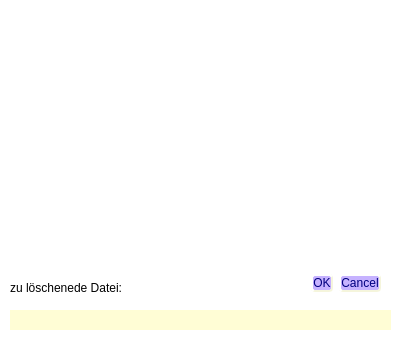
<?xml version="1.0" encoding="UTF-8"?>
<ui version="4.0">
 <class>Dialog</class>
 <widget class="QDialog" name="Dialog">
  <property name="windowModality">
   <enum>Qt::WindowModal</enum>
  </property>
  <property name="geometry">
   <rect>
    <x>0</x>
    <y>0</y>
    <width>400</width>
    <height>344</height>
   </rect>
  </property>
  <property name="windowTitle">
   <string>Soll die Datei wirklich gelöscht werden ?</string>
  </property>
  <property name="layoutDirection">
   <enum>Qt::LeftToRight</enum>
  </property>
  <property name="styleSheet">
   <string notr="true">background-color: rgb(255, 255, 255);</string>
  </property>
  <property name="modal">
   <bool>true</bool>
  </property>
  <widget class="QDialogButtonBox" name="Btn_OK_Abbruch">
   <property name="geometry">
    <rect>
     <x>190</x>
     <y>260</y>
     <width>191</width>
     <height>46</height>
    </rect>
   </property>
   <property name="font">
    <font>
     <pointsize>12</pointsize>
    </font>
   </property>
   <property name="styleSheet">
    <string notr="true">QPushButton { 
	color: rgb(0, 0, 127);
	selection-background-color: rgb(255, 85, 0);
	background-color: rgb(198, 178, 255);
	border-style: outset;
	border-width: 2px;
	font: 12pt &quot;MS Shell Dlg 2&quot;;
	border-radius: 4px;
	border-color: beige;
}                   
QPushButton:enabled{
	background-color: rgb(198, 178, 255);
}                           
QPushButton:pressed{ 
	background: red;
}                            
QPushButton:disabled{                             
	background-color: gray;                
}
QPushButton:hover{
	background-color: rgb(255, 85, 255);
}   </string>
   </property>
   <property name="orientation">
    <enum>Qt::Horizontal</enum>
   </property>
   <property name="standardButtons">
    <set>QDialogButtonBox::Cancel|QDialogButtonBox::Ok</set>
   </property>
  </widget>
  <widget class="QLabel" name="lbl_Loeschen">
   <property name="geometry">
    <rect>
     <x>-2</x>
     <y>5</y>
     <width>401</width>
     <height>251</height>
    </rect>
   </property>
   <property name="sizePolicy">
    <sizepolicy hsizetype="Preferred" vsizetype="Preferred">
     <horstretch>0</horstretch>
     <verstretch>3</verstretch>
    </sizepolicy>
   </property>
   <property name="text">
    <string/>
   </property>
   <property name="pixmap">
    <pixmap>../grafics/loeschen.jpg</pixmap>
   </property>
   <property name="scaledContents">
    <bool>true</bool>
   </property>
  </widget>
  <widget class="QLabel" name="lbl_DELDatei">
   <property name="geometry">
    <rect>
     <x>10</x>
     <y>310</y>
     <width>381</width>
     <height>20</height>
    </rect>
   </property>
   <property name="styleSheet">
    <string notr="true">background-color: rgb(255, 253, 213);</string>
   </property>
   <property name="text">
    <string/>
   </property>
  </widget>
  <widget class="QLabel" name="label_2">
   <property name="geometry">
    <rect>
     <x>10</x>
     <y>280</y>
     <width>111</width>
     <height>16</height>
    </rect>
   </property>
   <property name="text">
    <string>zu löschenede Datei:</string>
   </property>
  </widget>
  <zorder>lbl_Loeschen</zorder>
  <zorder>Btn_OK_Abbruch</zorder>
  <zorder>lbl_DELDatei</zorder>
  <zorder>label_2</zorder>
 </widget>
 <resources/>
 <connections>
  <connection>
   <sender>Btn_OK_Abbruch</sender>
   <signal>accepted()</signal>
   <receiver>Dialog</receiver>
   <slot>accept()</slot>
   <hints>
    <hint type="sourcelabel">
     <x>248</x>
     <y>254</y>
    </hint>
    <hint type="destinationlabel">
     <x>157</x>
     <y>274</y>
    </hint>
   </hints>
  </connection>
  <connection>
   <sender>Btn_OK_Abbruch</sender>
   <signal>rejected()</signal>
   <receiver>Dialog</receiver>
   <slot>reject()</slot>
   <hints>
    <hint type="sourcelabel">
     <x>316</x>
     <y>260</y>
    </hint>
    <hint type="destinationlabel">
     <x>286</x>
     <y>274</y>
    </hint>
   </hints>
  </connection>
 </connections>
</ui>
